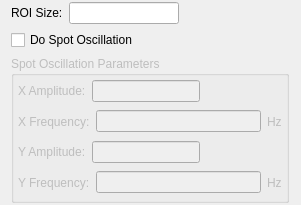
<?xml version="1.0" encoding="UTF-8"?>
<ui version="4.0">
 <class>GaussianCameraConfigForm</class>
 <widget class="QWidget" name="GaussianCameraConfigForm">
  <property name="geometry">
   <rect>
    <x>0</x>
    <y>0</y>
    <width>301</width>
    <height>205</height>
   </rect>
  </property>
  <property name="windowTitle">
   <string>Form</string>
  </property>
  <layout class="QVBoxLayout" name="verticalLayout">
   <property name="topMargin">
    <number>2</number>
   </property>
   <property name="rightMargin">
    <number>12</number>
   </property>
   <property name="bottomMargin">
    <number>2</number>
   </property>
   <item>
    <layout class="QHBoxLayout" name="horizontalLayout_6">
     <item>
      <widget class="QLabel" name="roiSizeLabel">
       <property name="text">
        <string>ROI Size:</string>
       </property>
      </widget>
     </item>
     <item>
      <widget class="QLineEdit" name="roiSizeLineEdit"/>
     </item>
     <item>
      <spacer name="horizontalSpacer">
       <property name="orientation">
        <enum>Qt::Horizontal</enum>
       </property>
       <property name="sizeHint" stdset="0">
        <size>
         <width>38</width>
         <height>20</height>
        </size>
       </property>
      </spacer>
     </item>
    </layout>
   </item>
   <item>
    <widget class="QCheckBox" name="spotOscillationCheckBox">
     <property name="text">
      <string>Do Spot Oscillation</string>
     </property>
    </widget>
   </item>
   <item>
    <widget class="QGroupBox" name="spotOscillationGroupBox">
     <property name="enabled">
      <bool>false</bool>
     </property>
     <property name="title">
      <string>Spot Oscillation Parameters</string>
     </property>
     <property name="checkable">
      <bool>false</bool>
     </property>
     <layout class="QGridLayout" name="gridLayout">
      <property name="leftMargin">
       <number>4</number>
      </property>
      <property name="topMargin">
       <number>4</number>
      </property>
      <property name="rightMargin">
       <number>4</number>
      </property>
      <property name="bottomMargin">
       <number>4</number>
      </property>
      <item row="0" column="0">
       <layout class="QHBoxLayout" name="horizontalLayout">
        <item>
         <widget class="QLabel" name="xAmpLabel">
          <property name="text">
           <string>X Amplitude:</string>
          </property>
         </widget>
        </item>
        <item>
         <widget class="QLineEdit" name="xAmpLineEdit"/>
        </item>
        <item>
         <spacer name="horizontalSpacer_2">
          <property name="orientation">
           <enum>Qt::Horizontal</enum>
          </property>
          <property name="sizeHint" stdset="0">
           <size>
            <width>40</width>
            <height>20</height>
           </size>
          </property>
         </spacer>
        </item>
       </layout>
      </item>
      <item row="3" column="0">
       <layout class="QHBoxLayout" name="horizontalLayout_4">
        <item>
         <widget class="QLabel" name="yFreqLabel">
          <property name="text">
           <string>Y Frequency:</string>
          </property>
         </widget>
        </item>
        <item>
         <widget class="QLineEdit" name="yFreqLineEdit"/>
        </item>
        <item>
         <widget class="QLabel" name="yFreqUnits">
          <property name="text">
           <string>Hz</string>
          </property>
         </widget>
        </item>
       </layout>
      </item>
      <item row="1" column="0">
       <layout class="QHBoxLayout" name="horizontalLayout_2">
        <item>
         <widget class="QLabel" name="xFreqLabel">
          <property name="text">
           <string>X Frequency:</string>
          </property>
         </widget>
        </item>
        <item>
         <widget class="QLineEdit" name="xFreqLineEdit"/>
        </item>
        <item>
         <widget class="QLabel" name="xFreqUnits">
          <property name="text">
           <string>Hz</string>
          </property>
         </widget>
        </item>
       </layout>
      </item>
      <item row="2" column="0">
       <layout class="QHBoxLayout" name="horizontalLayout_3">
        <item>
         <widget class="QLabel" name="yAmpLabel">
          <property name="text">
           <string>Y Amplitude:</string>
          </property>
         </widget>
        </item>
        <item>
         <widget class="QLineEdit" name="yAmpLineEdit"/>
        </item>
        <item>
         <spacer name="horizontalSpacer_3">
          <property name="orientation">
           <enum>Qt::Horizontal</enum>
          </property>
          <property name="sizeHint" stdset="0">
           <size>
            <width>40</width>
            <height>20</height>
           </size>
          </property>
         </spacer>
        </item>
       </layout>
      </item>
     </layout>
    </widget>
   </item>
  </layout>
 </widget>
 <resources/>
 <connections/>
</ui>
